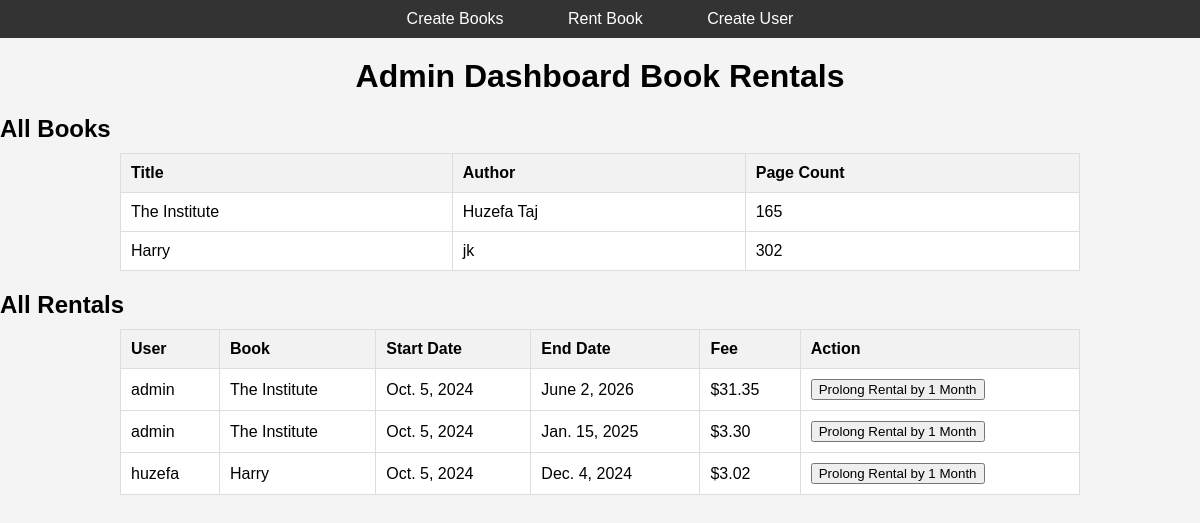
The page / on the database its author committed.
### RB/models.py (models this page shows, shortened)
class Book(models.Model):
    title = models.CharField(max_length=200)
    author = models.CharField(max_length=200)
    page_count = models.PositiveIntegerField(default=0)

class Rental(models.Model):
    user = models.ForeignKey(User, on_delete=models.CASCADE)
    book = models.ForeignKey(Book, on_delete=models.CASCADE)
    start_date = models.DateField(auto_now_add=True)
    end_date = models.DateField(null=True, blank=True)
    fee = models.DecimalField(max_digits=5, decimal_places=2, default=0.00)

### RB/views.py (the view)
# urls.py: path('', views.index, name='index'),
def index(request):
    books = Book.objects.all()
    rentals = Rental.objects.all()
    return render(request, 'index.html', {'books': books, 'rentals': rentals})

### RB/templates/index.html (shortened to what this page needs)
<!DOCTYPE html>
<html lang="en">
<head>
</head>
<body>
    <nav>
        <a href="/createbook">Create Books</a>
        <a href="/createrental">Rent Book </a>
        <a href="/create_user">Create User </a>
    </nav>
    <h1>Admin Dashboard Book Rentals</h1>
    <h2 id="all-books">All Books</h2>
    <table>
        <thead>
            <tr>
                <th>Title</th>
                <th>Author</th>
                <th>Page Count</th>
            </tr>
        </thead>
        <tbody>
            {% for book in books %}
            <tr>
                <td>{{ book.title }}</td>
                <td>{{ book.author }}</td>
                <td>{{ book.page_count }}</td>
            </tr>
            {% endfor %}
        </tbody>
    </table>
    <h2 id="all-rentals">All Rentals</h2>
    <table>
        <thead>
            <tr>
                <th>User</th>
                <th>Book</th>
                <th>Start Date</th>
                <th>End Date</th>
                <th>Fee</th>
                <th>Action</th>
            </tr>
        </thead>
        <tbody>
            {% for rental in rentals %}
            <tr>
                <td>{{ rental.user.username }}</td>
                <td>{{ rental.book.title }}</td>
                <td>{{ rental.start_date }}</td>
                <td>{{ rental.end_date }}</td>
                <td>${{ rental.fee }}</td>
                <td>
                    <form method="POST" action="{% url 'prolong_rental' rental.id %}">
                        <button type="submit">Prolong Rental by 1 Month</button>
                    </form>
                </td>
            </tr>
            {% endfor %}
        </tbody>
    </table>
</body>
</html>

### RB/templates/index.html (style rules this page uses)
body { font-family: Arial, sans-serif; margin: 0; padding: 0; background-color: #f4f4f4; }
h1 { text-align: center; margin: 20px 0; }
h2 { margin: 20px 0 10px; }
nav { background-color: #333; padding: 10px; text-align: center; }
nav a { color: white; padding: 14px 20px; text-decoration: none; margin: 0 10px; border-radius: 5px; transition: background 0.3s; }
table { width: 80%; margin: 0 auto 20px; border-collapse: collapse; background-color: white; }
th, td { padding: 10px; text-align: left; border: 1px solid #ddd; }
th { background-color: #f2f2f2; }
form { display: inline; }

### rows shown on the page
Book: title "The Institute", author "Huzefa Taj", page_count "165"
Book: title "Harry", author "jk", page_count "302"
Rental: user.username "admin", book "The Institute", start_date "Oct. 5, 2024", end_date "June 2, 2026", fee "31.35"
Rental: user.username "admin", book "The Institute", start_date "Oct. 5, 2024", end_date "Jan. 15, 2025", fee "3.30"
Rental: user.username "huzefa", book "Harry", start_date "Oct. 5, 2024", end_date "Dec. 4, 2024", fee "3.02"
